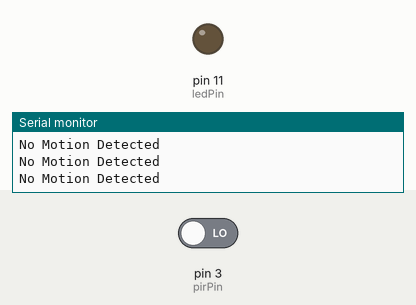
A sketch run on a simulated Arduino Uno, built with avr-gcc and run on an emulated ATmega328P. Shown: output pins drawn as LEDs (lit = HIGH), the last lines printed to the serial monitor. The test bench sets the inputs (shaded band); at power-on: pin 3 (pirPin) LOW.

Above: at 1.2 s.
1.3 s: pin 3 (pirPin) driven HIGH
At 2.0 s:
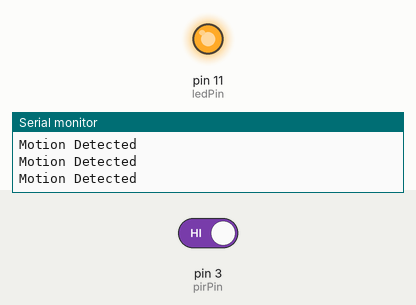
2.8 s: pin 3 (pirPin) driven LOW
At 3.4 s:
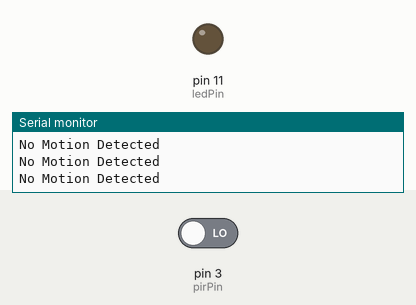
Timing chart, 0 to 5.8 s (numbered marks = the images above; inputs shaded):
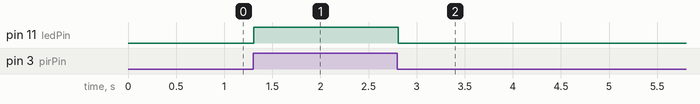

The sketch:

Practical2_Pir.ino
```cpp
int ledPin = 11; //pin where LED is connected
int pirPin = 3; //pin where pir sensor is connected

void setup()
{
  pinMode(pirPin, INPUT); //set LED pin for output
  pinMode(ledPin, OUTPUT); //set pir sensor pin for reading input
  Serial.begin(9600);
}

void loop()
{
  int motionState = digitalRead(pirPin);
  if (motionState == HIGH) //if motion is detected
  {
    digitalWrite(ledPin, HIGH);
    Serial.println("Motion Detected");
  }
  else{
    digitalWrite(ledPin, LOW);
    Serial.println("No Motion Detected");
  }

} 
```

Measured:
- after the input at 1.3 s, pin 11 (ledPin): LOW → HIGH at once
- after the input at 2.8 s, pin 11 (ledPin): HIGH → LOW at once
